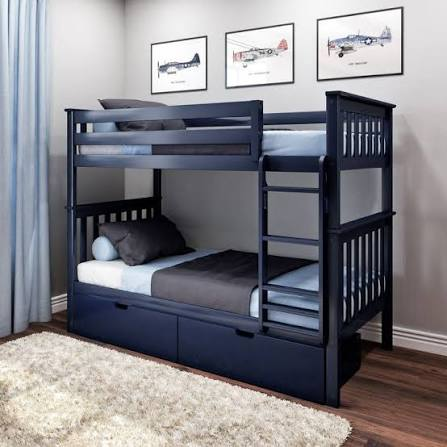
#> input picture assets-incoming/bunk-bed.jpg, 447 x 447 px, found by its file name
$ python process_bunk_bed.py
#> lines starting #> are read from the running program, lines starting #| are printed output that depends on the picture
#!/usr/bin/env python3
"""Process the client-supplied bunk bed photo with the established pipeline:
2x Lanczos upscale + unsharp mask, then save as WebP for the site.
Also produce a 13:10 derivative crop for the rooms grid (object-cover safe)."""
from PIL import Image, ImageFilter

SRC = "/home/z/my-project/assets-incoming/bunk-bed.jpg"
OUT = "/home/z/my-project/public/photos/bedroom.webp"

img = Image.open(SRC).convert("RGB")
#> img is the input picture: PIL image 447x447 RGB; mean R, G, B 131.2, 130, 135.4
print("source:", img.size)
#| source: (447, 447)

# 2x Lanczos upscale (matches the site asset pipeline used for client photos)
up = img.resize((img.width * 2, img.height * 2), Image.LANCZOS)

# Unsharp mask to recover crispness after upscaling
up = up.filter(ImageFilter.UnsharpMask(radius=2, percent=110, threshold=2))
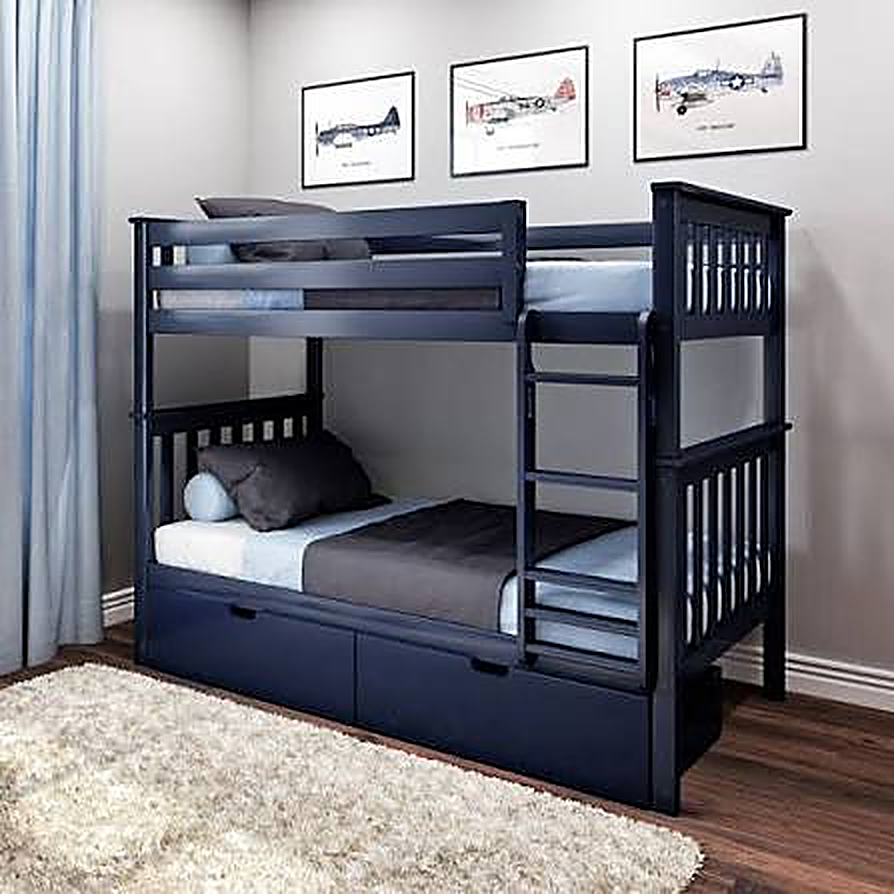
#> up: PIL image 894x894 RGB; mean R, G, B 131.4, 130.1, 135.3

# Subtle saturation lift to match the warm, honest house palette
from PIL import ImageEnhance
up = ImageEnhance.Color(up).enhance(1.04)

up.save(OUT, "WEBP", quality=80, method=6)
print("saved:", OUT, up.size)
#| saved: /home/z/my-project/public/photos/bedroom.webp (894, 894)

import os
print("bytes:", os.path.getsize(OUT) // 1024, "KB")
